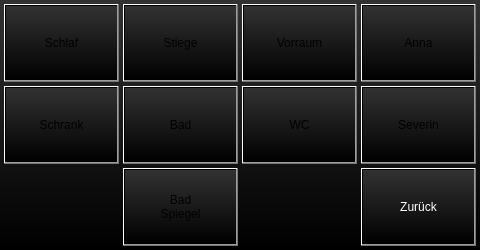
<?xml version="1.0" encoding="UTF-8"?>
<ui version="4.0">
 <class>ogwindow</class>
 <widget class="QDialog" name="ogwindow">
  <property name="geometry">
   <rect>
    <x>0</x>
    <y>0</y>
    <width>480</width>
    <height>250</height>
   </rect>
  </property>
  <property name="sizePolicy">
   <sizepolicy hsizetype="Fixed" vsizetype="Fixed">
    <horstretch>0</horstretch>
    <verstretch>0</verstretch>
   </sizepolicy>
  </property>
  <property name="windowTitle">
   <string>Dialog</string>
  </property>
  <property name="styleSheet">
   <string notr="true">background-color: qlineargradient(spread:pad, x1:0.5, y1:1, x2:0.5, y2:0.0, stop:0 rgba(0, 0, 0, 255), stop:1 rgba(50, 50, 50, 255));</string>
  </property>
  <widget class="QPushButton" name="pushButtonBack">
   <property name="geometry">
    <rect>
     <x>361</x>
     <y>168</y>
     <width>115</width>
     <height>78</height>
    </rect>
   </property>
   <property name="sizePolicy">
    <sizepolicy hsizetype="Fixed" vsizetype="Fixed">
     <horstretch>0</horstretch>
     <verstretch>0</verstretch>
    </sizepolicy>
   </property>
   <property name="styleSheet">
    <string notr="true">color: rgb(255, 255, 255);</string>
   </property>
   <property name="text">
    <string>Zurück</string>
   </property>
  </widget>
  <widget class="QPushButton" name="pushButtonLightAnna">
   <property name="geometry">
    <rect>
     <x>361</x>
     <y>4</y>
     <width>115</width>
     <height>78</height>
    </rect>
   </property>
   <property name="sizePolicy">
    <sizepolicy hsizetype="Fixed" vsizetype="Fixed">
     <horstretch>0</horstretch>
     <verstretch>0</verstretch>
    </sizepolicy>
   </property>
   <property name="text">
    <string>Anna</string>
   </property>
  </widget>
  <widget class="QPushButton" name="pushButtonLightSeverin">
   <property name="geometry">
    <rect>
     <x>361</x>
     <y>86</y>
     <width>115</width>
     <height>78</height>
    </rect>
   </property>
   <property name="sizePolicy">
    <sizepolicy hsizetype="Fixed" vsizetype="Fixed">
     <horstretch>0</horstretch>
     <verstretch>0</verstretch>
    </sizepolicy>
   </property>
   <property name="text">
    <string>Severin</string>
   </property>
  </widget>
  <widget class="QPushButton" name="pushButtonLightWC">
   <property name="geometry">
    <rect>
     <x>242</x>
     <y>86</y>
     <width>115</width>
     <height>78</height>
    </rect>
   </property>
   <property name="sizePolicy">
    <sizepolicy hsizetype="Fixed" vsizetype="Fixed">
     <horstretch>0</horstretch>
     <verstretch>0</verstretch>
    </sizepolicy>
   </property>
   <property name="text">
    <string>WC</string>
   </property>
  </widget>
  <widget class="QPushButton" name="pushButtonLightBad">
   <property name="geometry">
    <rect>
     <x>123</x>
     <y>86</y>
     <width>115</width>
     <height>78</height>
    </rect>
   </property>
   <property name="sizePolicy">
    <sizepolicy hsizetype="Fixed" vsizetype="Fixed">
     <horstretch>0</horstretch>
     <verstretch>0</verstretch>
    </sizepolicy>
   </property>
   <property name="text">
    <string>Bad</string>
   </property>
  </widget>
  <widget class="QPushButton" name="pushButtonLightSchrank">
   <property name="geometry">
    <rect>
     <x>4</x>
     <y>86</y>
     <width>115</width>
     <height>78</height>
    </rect>
   </property>
   <property name="sizePolicy">
    <sizepolicy hsizetype="Fixed" vsizetype="Fixed">
     <horstretch>0</horstretch>
     <verstretch>0</verstretch>
    </sizepolicy>
   </property>
   <property name="text">
    <string>Schrank</string>
   </property>
  </widget>
  <widget class="QPushButton" name="pushButtonLightVorraum">
   <property name="geometry">
    <rect>
     <x>242</x>
     <y>4</y>
     <width>115</width>
     <height>78</height>
    </rect>
   </property>
   <property name="sizePolicy">
    <sizepolicy hsizetype="Fixed" vsizetype="Fixed">
     <horstretch>0</horstretch>
     <verstretch>0</verstretch>
    </sizepolicy>
   </property>
   <property name="text">
    <string>Vorraum</string>
   </property>
  </widget>
  <widget class="QPushButton" name="pushButtonLightStiege">
   <property name="geometry">
    <rect>
     <x>123</x>
     <y>4</y>
     <width>115</width>
     <height>78</height>
    </rect>
   </property>
   <property name="sizePolicy">
    <sizepolicy hsizetype="Fixed" vsizetype="Fixed">
     <horstretch>0</horstretch>
     <verstretch>0</verstretch>
    </sizepolicy>
   </property>
   <property name="text">
    <string>Stiege</string>
   </property>
  </widget>
  <widget class="QPushButton" name="pushButtonLightSchlaf">
   <property name="geometry">
    <rect>
     <x>4</x>
     <y>4</y>
     <width>115</width>
     <height>78</height>
    </rect>
   </property>
   <property name="sizePolicy">
    <sizepolicy hsizetype="Fixed" vsizetype="Fixed">
     <horstretch>0</horstretch>
     <verstretch>0</verstretch>
    </sizepolicy>
   </property>
   <property name="text">
    <string>Schlaf</string>
   </property>
  </widget>
  <widget class="QPushButton" name="pushButtonLightBadSpiegel">
   <property name="geometry">
    <rect>
     <x>123</x>
     <y>168</y>
     <width>115</width>
     <height>78</height>
    </rect>
   </property>
   <property name="sizePolicy">
    <sizepolicy hsizetype="Fixed" vsizetype="Fixed">
     <horstretch>0</horstretch>
     <verstretch>0</verstretch>
    </sizepolicy>
   </property>
   <property name="text">
    <string>Bad
Spiegel</string>
   </property>
  </widget>
 </widget>
 <resources/>
 <connections>
  <connection>
   <sender>pushButtonBack</sender>
   <signal>clicked()</signal>
   <receiver>ogwindow</receiver>
   <slot>hide()</slot>
   <hints>
    <hint type="sourcelabel">
     <x>328</x>
     <y>251</y>
    </hint>
    <hint type="destinationlabel">
     <x>199</x>
     <y>149</y>
    </hint>
   </hints>
  </connection>
 </connections>
</ui>
